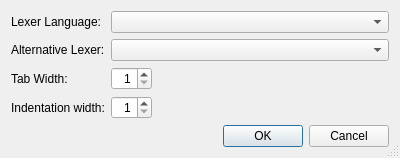
<?xml version="1.0" encoding="UTF-8"?>
<ui version="4.0">
 <class>EditorLanguageTabIndentOverrideDialog</class>
 <widget class="QDialog" name="EditorLanguageTabIndentOverrideDialog">
  <property name="geometry">
   <rect>
    <x>0</x>
    <y>0</y>
    <width>400</width>
    <height>145</height>
   </rect>
  </property>
  <property name="windowTitle">
   <string>Tab and Indent Override</string>
  </property>
  <property name="sizeGripEnabled">
   <bool>true</bool>
  </property>
  <layout class="QGridLayout" name="gridLayout">
   <item row="0" column="0">
    <widget class="QLabel" name="label">
     <property name="text">
      <string>Lexer Language:</string>
     </property>
    </widget>
   </item>
   <item row="0" column="1" colspan="2">
    <widget class="QComboBox" name="languageComboBox">
     <property name="sizePolicy">
      <sizepolicy hsizetype="Expanding" vsizetype="Fixed">
       <horstretch>0</horstretch>
       <verstretch>0</verstretch>
      </sizepolicy>
     </property>
     <property name="toolTip">
      <string>Select the lexer language to override</string>
     </property>
    </widget>
   </item>
   <item row="1" column="0">
    <widget class="QLabel" name="pygmentsLabel">
     <property name="text">
      <string>Alternative Lexer:</string>
     </property>
    </widget>
   </item>
   <item row="1" column="1" colspan="2">
    <widget class="QComboBox" name="pygmentsLexerCombo">
     <property name="toolTip">
      <string>Select the alternative lexer to override</string>
     </property>
    </widget>
   </item>
   <item row="2" column="0">
    <widget class="QLabel" name="label_2">
     <property name="text">
      <string>Tab Width:</string>
     </property>
    </widget>
   </item>
   <item row="2" column="1">
    <widget class="QSpinBox" name="tabWidthSpinBox">
     <property name="toolTip">
      <string>Enter the tab width</string>
     </property>
     <property name="alignment">
      <set>Qt::AlignRight|Qt::AlignTrailing|Qt::AlignVCenter</set>
     </property>
     <property name="minimum">
      <number>1</number>
     </property>
     <property name="maximum">
      <number>20</number>
     </property>
    </widget>
   </item>
   <item row="2" column="2">
    <spacer name="horizontalSpacer">
     <property name="orientation">
      <enum>Qt::Horizontal</enum>
     </property>
     <property name="sizeHint" stdset="0">
      <size>
       <width>208</width>
       <height>20</height>
      </size>
     </property>
    </spacer>
   </item>
   <item row="3" column="0">
    <widget class="QLabel" name="TextLabel13_2_3">
     <property name="text">
      <string>Indentation width:</string>
     </property>
    </widget>
   </item>
   <item row="3" column="1">
    <widget class="QSpinBox" name="indentWidthSpinBox">
     <property name="toolTip">
      <string>Enter the indentation width</string>
     </property>
     <property name="alignment">
      <set>Qt::AlignRight|Qt::AlignTrailing|Qt::AlignVCenter</set>
     </property>
     <property name="minimum">
      <number>1</number>
     </property>
     <property name="maximum">
      <number>20</number>
     </property>
    </widget>
   </item>
   <item row="3" column="2">
    <spacer name="horizontalSpacer_2">
     <property name="orientation">
      <enum>Qt::Horizontal</enum>
     </property>
     <property name="sizeHint" stdset="0">
      <size>
       <width>208</width>
       <height>20</height>
      </size>
     </property>
    </spacer>
   </item>
   <item row="4" column="0" colspan="3">
    <widget class="QDialogButtonBox" name="buttonBox">
     <property name="orientation">
      <enum>Qt::Horizontal</enum>
     </property>
     <property name="standardButtons">
      <set>QDialogButtonBox::Cancel|QDialogButtonBox::Ok</set>
     </property>
    </widget>
   </item>
  </layout>
 </widget>
 <tabstops>
  <tabstop>languageComboBox</tabstop>
  <tabstop>pygmentsLexerCombo</tabstop>
  <tabstop>tabWidthSpinBox</tabstop>
  <tabstop>indentWidthSpinBox</tabstop>
 </tabstops>
 <resources/>
 <connections>
  <connection>
   <sender>buttonBox</sender>
   <signal>accepted()</signal>
   <receiver>EditorLanguageTabIndentOverrideDialog</receiver>
   <slot>accept()</slot>
   <hints>
    <hint type="sourcelabel">
     <x>248</x>
     <y>254</y>
    </hint>
    <hint type="destinationlabel">
     <x>157</x>
     <y>274</y>
    </hint>
   </hints>
  </connection>
  <connection>
   <sender>buttonBox</sender>
   <signal>rejected()</signal>
   <receiver>EditorLanguageTabIndentOverrideDialog</receiver>
   <slot>reject()</slot>
   <hints>
    <hint type="sourcelabel">
     <x>316</x>
     <y>260</y>
    </hint>
    <hint type="destinationlabel">
     <x>286</x>
     <y>274</y>
    </hint>
   </hints>
  </connection>
 </connections>
</ui>
